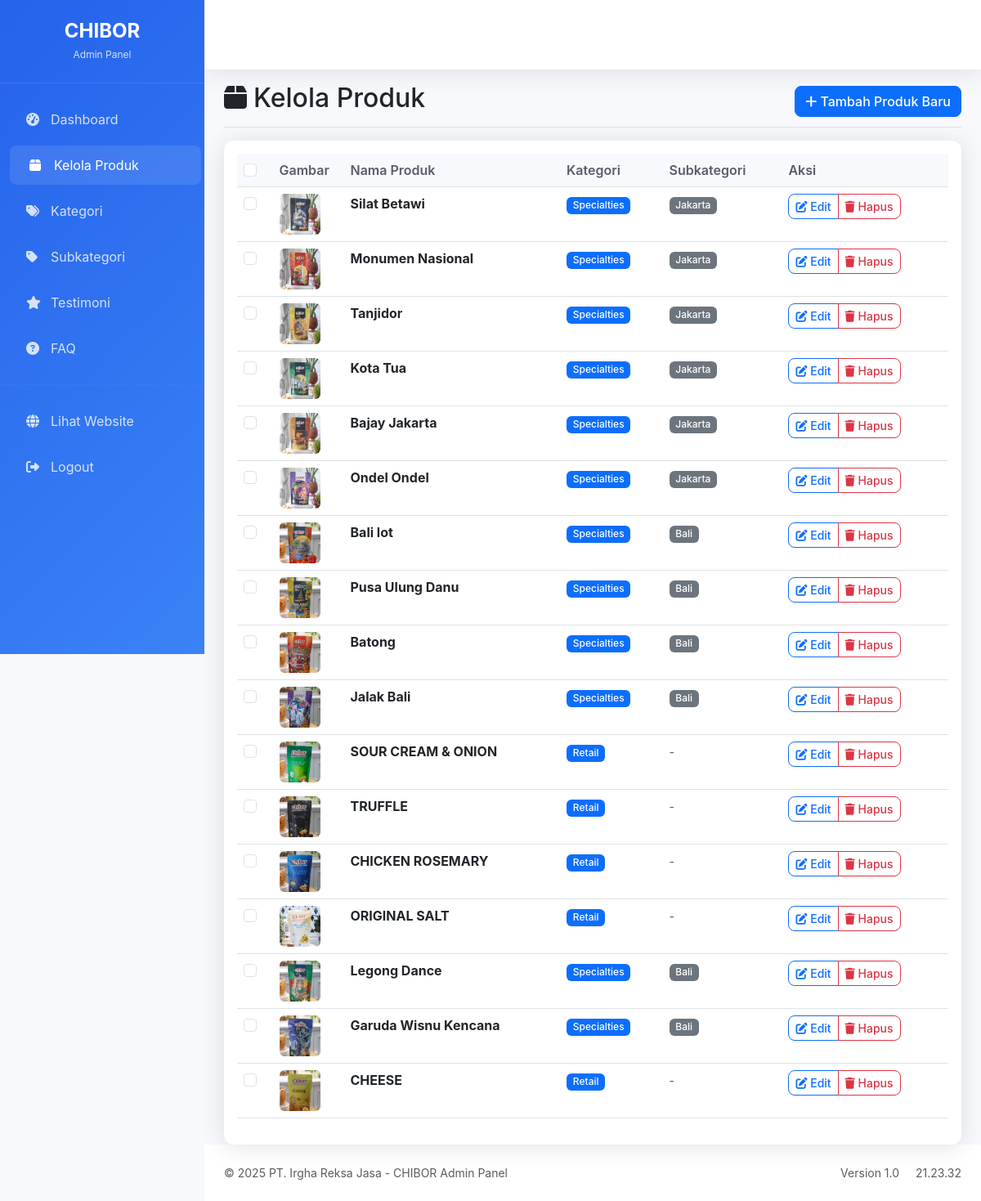
The app's page /admin/products.php (signed in) with its own data.
### tables this page shows
CREATE TABLE `produk` (
  `id` int(11) NOT NULL,
  `nama` varchar(200) NOT NULL,
  `deskripsi` text DEFAULT NULL,
  `gambar` varchar(255) DEFAULT NULL,
  `id_kategori` int(11) DEFAULT NULL,
  `id_subkategori` int(11) DEFAULT NULL,
  `link_wa` text DEFAULT NULL,
  `created_at` timestamp NOT NULL DEFAULT current_timestamp(),
  `updated_at` timestamp NULL DEFAULT NULL ON UPDATE current_timestamp()
);

CREATE TABLE `kategori` (
  `id` int(11) NOT NULL,
  `nama_kategori` varchar(100) NOT NULL,
  `created_at` timestamp NOT NULL DEFAULT current_timestamp()
);

CREATE TABLE `subkategori` (
  `id` int(11) NOT NULL,
  `id_kategori` int(11) DEFAULT NULL,
  `nama_subkategori` varchar(100) NOT NULL,
  `created_at` timestamp NOT NULL DEFAULT current_timestamp()
);

### includes/db.php (called while the page is built, shortened)
<?php
function h($text)
{
    return htmlspecialchars($text, ENT_QUOTES, 'UTF-8');
}

### admin/products.php (the view, shortened to what this page needs)
<?php
require_once '../includes/db.php';
$stmt = $pdo->query("SELECT p.*, k.nama_kategori, s.nama_subkategori
                      FROM produk p
                      LEFT JOIN kategori k ON p.id_kategori = k.id
                      LEFT JOIN subkategori s ON p.id_subkategori = s.id
                      ORDER BY p.id DESC");
$products = $stmt->fetchAll();
include 'includes/admin_header.php';
?>
<div class="container-fluid px-4">
    <div class="d-flex justify-content-between flex-wrap flex-md-nowrap align-items-center pt-3 pb-2 mb-3 border-bottom">
        <h1 class="h2">
            <i class="fas fa-box me-2"></i>Kelola Produk
        </h1>
        <div class="btn-toolbar mb-2 mb-md-0">
            <a href="add_product.php" class="btn btn-primary">
                <i class="fas fa-plus"></i> Tambah Produk Baru
            </a>
        </div>
    </div>
    <div class="card">
        <div class="card-body">
            <div class="table-responsive">
                <table class="table table-hover">
                    <thead class="table-light">
                        <tr>
                            <th width="5%"><input type="checkbox" id="selectAll" class="form-check-input"></th>
                            <th width="10%">Gambar</th>
                            <th>Nama Produk</th>
                            <th>Kategori</th>
                            <th>Subkategori</th>
                            <th>Aksi</th>
                        </tr>
                    </thead>
                    <tbody>
                        <?php if (empty($products)): ?>
                            <tr>
                                <td colspan="6" class="text-center text-muted">Belum ada produk. Silakan tambahkan produk baru.</td>
                            </tr>
                        <?php else: ?>
                            <?php foreach ($products as $product): ?>
                                <tr>
                                    <td><input type="checkbox" class="form-check-input item-checkbox" value="<?= $product['id'] ?>"></td>
                                    <td>
                                        <?php if ($product['gambar'] && file_exists('../assets/images/' . $product['gambar'])): ?>
                                            <img src="../assets/images/<?= h($product['gambar']) ?>" alt="<?= h($product['nama']) ?>" class="rounded" style="width: 50px; height: 50px; object-fit: cover;">
                                        <?php else: ?>
                                            <div class="bg-light rounded d-flex align-items-center justify-content-center" style="width: 50px; height: 50px;">
                                                <i class="fas fa-image text-muted"></i>
                                            </div>
                                        <?php endif; ?>
                                    </td>
                                    <td><strong><?= h($product['nama']) ?></strong></td>
                                    <td><span class="badge bg-primary"><?= h($product['nama_kategori']) ?></span></td>
                                    <td>
                                        <?php if ($product['nama_subkategori']): ?>
                                            <span class="badge bg-secondary"><?= h($product['nama_subkategori']) ?></span>
                                        <?php else: ?>
                                            <span class="text-muted small">-</span>
                                        <?php endif; ?>
                                    </td>
                                    <td>
                                        <div class="btn-group btn-group-sm">
                                            <a href="edit_product.php?id=<?= $product['id'] ?>" class="btn btn-outline-primary">
                                                <i class="fas fa-edit"></i> Edit
                                            </a>
                                            <a href="products.php?delete=<?= $product['id'] ?>" class="btn btn-outline-danger" onclick="return confirm('Anda yakin ingin menghapus produk ini?')">
                                                <i class="fas fa-trash"></i> Hapus
                                            </a>
                                        </div>
                                    </td>
                                </tr>
                            <?php endforeach; ?>
                        <?php endif; ?>
                    </tbody>
                </table>
            </div>
        </div>
    </div>
</div>
<?php
include 'includes/admin_footer.php';
?>

### admin/includes/admin_header.php (style rules this page uses)
:root { --primary-color: #2563eb; --gradient-primary: linear-gradient(135deg, #2563eb 0%, #3b82f6 100%); --sidebar-width: 250px; }
body { font-family: 'Inter', sans-serif; background-color: #f8f9fc; }
.btn { border-radius: 8px; font-weight: 500; }
.card { border: none; border-radius: 12px; box-shadow: 0 0.15rem 1.75rem 0 rgba(58, 59, 69, 0.15); }
.table th { background-color: #f8f9fc; border-top: none; font-weight: 600; color: #5a5c69; }
.badge { font-weight: 500; }

### records on screen
produk: gambar (picture), nama "Silat Betawi", id_kategori.nama_kategori "Specialties", id_subkategori.nama_subkategori "Jakarta"
produk: gambar (picture), nama "Monumen Nasional", id_kategori.nama_kategori "Specialties", id_subkategori.nama_subkategori "Jakarta"
produk: gambar (picture), nama "Tanjidor", id_kategori.nama_kategori "Specialties", id_subkategori.nama_subkategori "Jakarta"
produk: gambar (picture), nama "Kota Tua", id_kategori.nama_kategori "Specialties", id_subkategori.nama_subkategori "Jakarta"
produk: gambar (picture), nama "Bajay Jakarta", id_kategori.nama_kategori "Specialties", id_subkategori.nama_subkategori "Jakarta"
produk: gambar (picture), nama "Ondel Ondel", id_kategori.nama_kategori "Specialties", id_subkategori.nama_subkategori "Jakarta"
produk: gambar (picture), nama "Bali lot", id_kategori.nama_kategori "Specialties", id_subkategori.nama_subkategori "Bali"
produk: gambar (picture), nama "Pusa Ulung Danu", id_kategori.nama_kategori "Specialties", id_subkategori.nama_subkategori "Bali"
produk: gambar (picture), nama "Batong", id_kategori.nama_kategori "Specialties", id_subkategori.nama_subkategori "Bali"
produk: gambar (picture), nama "Jalak Bali", id_kategori.nama_kategori "Specialties", id_subkategori.nama_subkategori "Bali"
produk: gambar (picture), nama "SOUR CREAM & ONION", id_kategori.nama_kategori "Retail"
produk: gambar (picture), nama "TRUFFLE", id_kategori.nama_kategori "Retail"
produk: gambar (picture), nama "CHICKEN ROSEMARY", id_kategori.nama_kategori "Retail"
produk: gambar (picture), nama "ORIGINAL SALT", id_kategori.nama_kategori "Retail"
produk: gambar (picture), nama "Legong Dance", id_kategori.nama_kategori "Specialties", id_subkategori.nama_subkategori "Bali"
produk: gambar (picture), nama "Garuda Wisnu Kencana", id_kategori.nama_kategori "Specialties", id_subkategori.nama_subkategori "Bali"
produk: gambar (picture), nama "CHEESE", id_kategori.nama_kategori "Retail"
